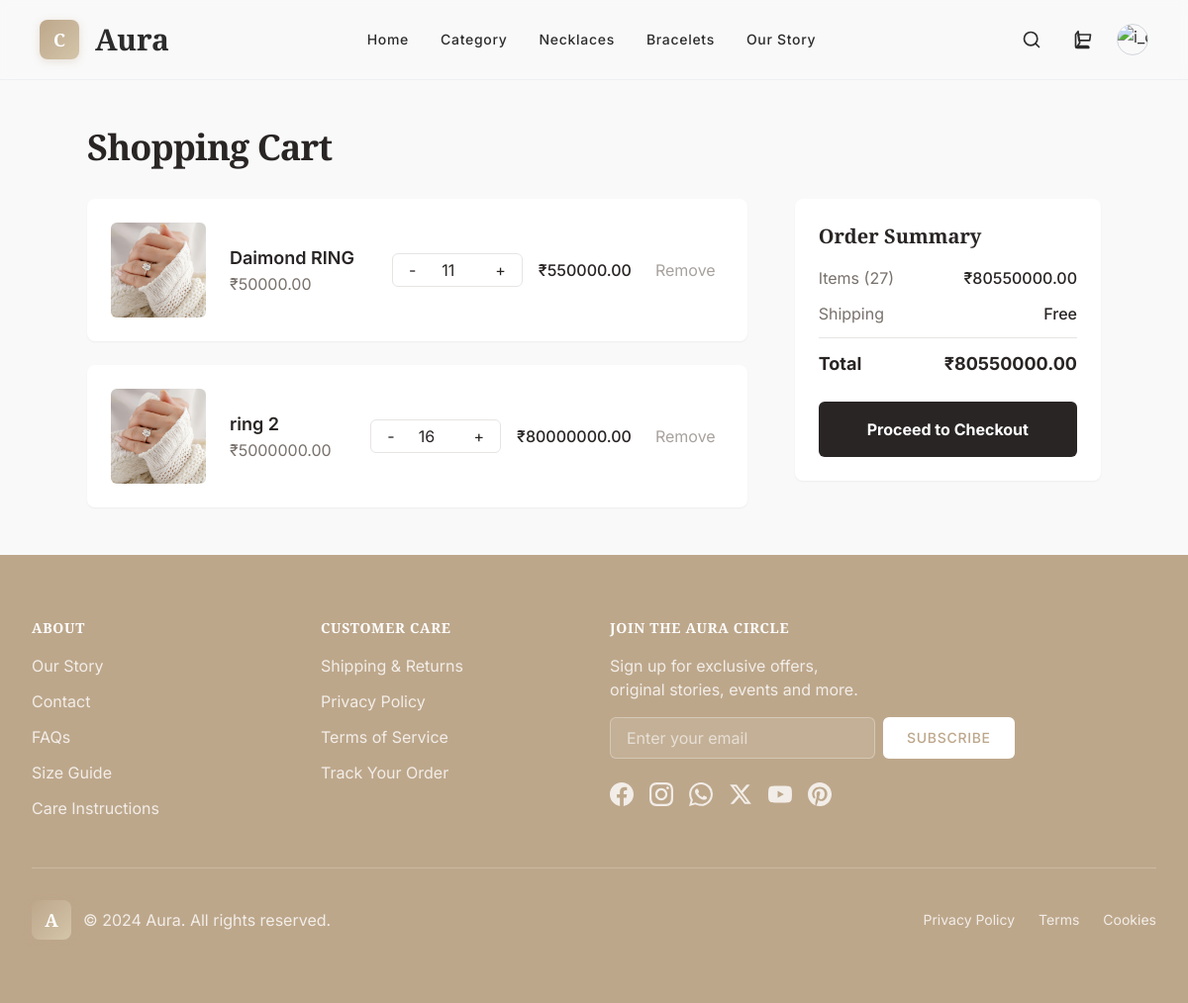
The app's page /cart/ (signed in) with its own data.
### cart/models.py (models this page shows, shortened)
class CartItem(models.Model):
    cart = models.ForeignKey(Cart, on_delete=models.CASCADE, related_name='items')
    product = models.ForeignKey(Product, on_delete=models.CASCADE)
    quantity = models.PositiveIntegerField(default=1)
    def total_price(self):
        return self.quantity * self.product.price

class Cart(models.Model):
    user = models.OneToOneField(User, on_delete=models.CASCADE, related_name='cart')
    updated_at = models.DateTimeField(auto_now=True)
    def total_items(self):
        return sum(item.quantity for item in self.items.all())
    def total_price(self):
        return sum(item.total_price() for item in self.items.all())

### shop/models.py (models this page shows, shortened)
class Product(models.Model):
    category = models.ForeignKey(Category, on_delete=models.CASCADE, related_name="products")
    name = models.CharField(max_length=200)
    image = models.ImageField(upload_to="products/")  # main product image
    description = models.TextField(blank=True)
    is_available = models.BooleanField(default=True)
    is_featured = models.BooleanField(default=False)
    price = models.DecimalField(max_digits=10, decimal_places=2)  # ₹9999.99 tak

### cart/views.py (the view)
# urls.py: path("", views.cart_page, name="cart_page"),  # Show cart page
@login_required
def cart_page(request):
    cart, _ = Cart.objects.get_or_create(user=request.user)
    return render(request, "cart/cart.html", {"cart": cart})

### templates/cart/cart.html (shortened to what this page needs)
{% extends "core/base.html" %}
{% block content %}
<main class="px-4 sm:px-6 md:px-10 lg:px-20 xl:px-40 flex flex-1 justify-center py-6 sm:py-12">
  <div class="layout-content-container flex flex-col w-full max-w-5xl">
    <h2 class="text-stone-800 text-2xl sm:text-3xl lg:text-4xl font-bold tracking-tight mb-6 sm:mb-8">Shopping Cart</h2>
    <div class="flex flex-col lg:grid lg:grid-cols-3 gap-6 lg:gap-12">
      <div class="lg:col-span-2 space-y-4 sm:space-y-6" id="cart-items">
        {% for item in cart.items.all %}
        <div class="bg-white rounded-lg shadow-sm p-4 sm:p-6 cart-item" id="item-{{ item.id }}" data-item-id="{{ item.id }}">
          <div class="hidden sm:flex items-center justify-between">
            <div class="flex items-center gap-4 md:gap-6">
              <div class="bg-center bg-no-repeat aspect-square bg-cover rounded-md size-20 md:size-24 flex-shrink-0"
                   style='background-image: url("{{ item.product.image.url }}");'></div>
              <div class="flex flex-col justify-center min-w-0">
                <p class="text-stone-800 text-lg font-semibold truncate">{{ item.product.name }}</p>
                <p class="text-stone-500 text-base">₹{{ item.product.price }}</p>
              </div>
            </div>
            <div class="flex items-center gap-3 md:gap-4 flex-shrink-0">
              <div class="flex items-center gap-2 text-stone-800 border border-stone-200 rounded-md px-2">
                <button class="decrease-qty hover:bg-stone-100 px-2 py-1 rounded transition-colors"
                        data-item-id="{{ item.id }}"
                        data-product-id="{{ item.product.id }}">-</button>
                <input type="number" value="{{ item.quantity }}"
                       class="w-12 text-center bg-transparent border-none outline-none"
                       readonly id="qty-{{ item.id }}">
                <button class="increase-qty hover:bg-stone-100 px-2 py-1 rounded transition-colors"
                        data-item-id="{{ item.id }}"
                        data-product-id="{{ item.product.id }}">+</button>
              </div>
              <p class="text-stone-800 font-medium min-w-20">₹<span id="item-total-{{ item.id }}">{{ item.total_price }}</span></p>
              <button class="remove-item text-stone-400 hover:text-red-500 transition-colors px-2 py-1 rounded whitespace-nowrap"
                      data-item-id="{{ item.id }}"
                      data-product-id="{{ item.product.id }}">Remove</button>
            </div>
          </div>
        </div>
        {% empty %}
        <div id="empty-cart-message" class="text-gray-500 text-center py-12">
          <p class="text-lg sm:text-xl">Your cart is empty.</p>
          <a href="#" class="inline-block mt-4 text-stone-800 hover:text-stone-600 underline">Continue Shopping</a>
        </div>
        {% endfor %}
      </div>
      <div class="lg:col-span-1 order-first lg:order-last">
        <div class="bg-white rounded-lg shadow-sm p-4 sm:p-6 lg:sticky lg:top-12" id="order-summary">
          <h3 class="text-stone-800 text-lg sm:text-xl font-bold mb-4">Order Summary</h3>
          <div class="space-y-3">
            <div class="flex justify-between items-center gap-x-4">
              <p class="text-stone-500 text-sm sm:text-base">Items (<span id="total-items">{{ cart.total_items }}</span>)</p>
              <p class="text-stone-800 text-sm sm:text-base font-medium">₹<span id="subtotal">{{ cart.total_price }}</span></p>
            </div>
            <div class="flex justify-between items-center gap-x-4">
              <p class="text-stone-500 text-sm sm:text-base">Shipping</p>
              <p class="text-stone-800 text-sm sm:text-base font-medium">Free</p>
            </div>
            <div class="border-t border-stone-200 my-4"></div>
            <div class="flex justify-between items-center gap-x-4">
              <p class="text-stone-800 text-base sm:text-lg font-bold">Total</p>
              <p class="text-stone-800 text-base sm:text-lg font-bold">₹<span id="total">{{ cart.total_price }}</span></p>
            </div>
          </div>
          <button id="checkout-btn" class="w-full mt-6 flex items-center justify-center rounded-md h-12 sm:h-14 bg-stone-800 hover:bg-stone-900 transition-colors text-white text-sm sm:text-base font-bold disabled:bg-gray-400 disabled:cursor-not-allowed">
            <span id="checkout-text">Proceed to Checkout</span>
          </button>
        </div>
      </div>
    </div>
  </div>
</main>
{% endblock %}

### templates/core/base.html (shortened to what this page needs)
{% load socialaccount %}
{% load static %}
{% load socialaccount %}
<!DOCTYPE html>
<html lang="en">
<head>
  <script src="https://cdn.tailwindcss.com"></script>
</head>
<body class="{% if not user.is_authenticated %}no-scroll{% endif %} overflow-x-hidden">
<div class="main-content relative flex size-full min-h-screen flex-col">
    <header class="sticky top-0 z-50 flex items-center justify-between whitespace-nowrap bg-[var(--background)]/90 px-4 sm:px-6 lg:px-10 py-4 sm:py-5 backdrop-blur-sm border-b border-gray-200/50">
      <div class="flex items-center gap-3 sm:gap-4">
        <div class="logo-placeholder">
          C
        </div>
        <h1 class="text-2xl sm:text-3xl font-bold" style="font-family: var(--heading-font);">Aura</h1>
      </div>
      <nav class="desktop-nav hidden md:flex flex-1 justify-center items-center gap-6 lg:gap-8">
        <a class="text-sm font-medium tracking-wider hover:text-[var(--accent-color)] transition-colors duration-200" href="{% url 'core:landing' %}">Home</a>
        <a class="text-sm font-medium tracking-wider hover:text-[var(--accent-color)] transition-colors duration-200" href="{% url 'shop:category' %}">Category</a>
        <a class="text-sm font-medium tracking-wider hover:text-[var(--accent-color)] transition-colors duration-200" href="#">Necklaces</a>
        <a class="text-sm font-medium tracking-wider hover:text-[var(--accent-color)] transition-colors duration-200" href="#">Bracelets</a>
        <a class="text-sm font-medium tracking-wider hover:text-[var(--accent-color)] transition-colors duration-200" href="#">Our Story</a>
      </nav>
      <div class="flex items-center gap-2 sm:gap-4">
        <button class="icon-button" aria-label="Search">
          <svg width="20" height="20" viewBox="0 0 24 24" fill="none" stroke="currentColor" stroke-width="2" stroke-linecap="round" stroke-linejoin="round">
            <circle cx="11" cy="11" r="8"></circle>
            <path d="m21 21-4.35-4.35"></path>
          </svg>
        </button>
        <button class="icon-button relative" aria-label="Shopping Cart">
          <svg width="20" height="20" viewBox="0 0 24 24" fill="none" stroke="currentColor" stroke-width="2" stroke-linecap="round" stroke-linejoin="round">
            <path d="M6 2L3 6v14c0 1.1.9 2 2 2h14c0-1.1-.9-2-2-2H5l3-4z"></path>
            <path d="M6 6h15l-1 7H7z"></path>
          </svg>
        </button>
        {% load socialaccount %}
        {% load static %}
        {% if user.is_authenticated %}
          {% with picture=user.socialaccount_set.first.extra_data.picture %}
            <a href="{% url 'core:profile' %}">
              <img src="{{ picture }}"
                   alt="{{ user.username }}"
                   class="w-8 h-8 rounded-full object-cover border border-gray-300 cursor-pointer hover:ring-2 hover:ring-[#BDA78B]" />
            </a>
          {% endwith %}
        {% endif %}
      </div>
    </header>
  <main class="flex-grow">
    {% block content %}{% endblock %}
  </main>
    <footer class="text-white py-12 sm:py-16 px-4 sm:px-6 lg:px-8" style="background-color: var(--footer-bg);">
      <div class="max-w-7xl mx-auto">
        <div class="grid grid-cols-1 sm:grid-cols-2 lg:grid-cols-4 gap-8">
          <div>
            <h3 class="text-sm font-semibold uppercase tracking-wider text-white mb-4">About</h3>
            <ul class="space-y-3">
              <li><a class="text-base text-white/80 hover:text-white transition-colors duration-200" href="#">Our Story</a></li>
              <li><a class="text-base text-white/80 hover:text-white transition-colors duration-200" href="#">Contact</a></li>
              <li><a class="text-base text-white/80 hover:text-white transition-colors duration-200" href="#">FAQs</a></li>
              <li><a class="text-base text-white/80 hover:text-white transition-colors duration-200" href="#">Size Guide</a></li>
              <li><a class="text-base text-white/80 hover:text-white transition-colors duration-200" href="#">Care Instructions</a></li>
            </ul>
          </div>
          <div>
            <h3 class="text-sm font-semibold uppercase tracking-wider text-white mb-4">Customer Care</h3>
            <ul class="space-y-3">
              <li><a class="text-base text-white/80 hover:text-white transition-colors duration-200" href="#">Shipping & Returns</a></li>
              <li><a class="text-base text-white/80 hover:text-white transition-colors duration-200" href="#">Privacy Policy</a></li>
              <li><a class="text-base text-white/80 hover:text-white transition-colors duration-200" href="#">Terms of Service</a></li>
              <li><a class="text-base text-white/80 hover:text-white transition-colors duration-200" href="#">Track Your Order</a></li>
            </ul>
          </div>
          <div>
            <h3 class="text-sm font-semibold uppercase tracking-wider text-white mb-4">Join The Aura Circle</h3>
            <p class="text-base text-white/80 mb-4">Sign up for exclusive offers, original stories, events and more.</p>
            <form class="flex flex-col sm:flex-row gap-2 mb-6">
              <input class="flex-1 appearance-none px-4 py-2 border border-white/30 bg-white/10 text-white placeholder-white/60 focus:outline-none focus:ring-2 focus:ring-white/50 focus:border-white/50 rounded-md backdrop-blur-sm" placeholder="Enter your email" type="email"/>
              <button class="bg-white text-[var(--footer-bg)] px-6 py-2 text-sm font-medium uppercase tracking-wider hover:bg-white/90 transition-colors duration-200 rounded-md whitespace-nowrap" type="submit">Subscribe</button>
            </form>
            <div class="flex space-x-4">
              <a href="#" class="text-white/80 hover:text-white transition-colors duration-200" aria-label="Facebook">
              </a>
              <a href="#" class="text-white/80 hover:text-white transition-colors duration-200" aria-label="Instagram">
              </a>
              <a href="#" class="text-white/80 hover:text-white transition-colors duration-200" aria-label="WhatsApp">
              </a>
              <a href="#" class="text-white/80 hover:text-white transition-colors duration-200" aria-label="Twitter">
                <svg class="social-icon" viewBox="0 0 24 24" fill="currentColor">
                  <path d="M18.244 2.25h3.308l-7.227 8.26 8.502 11.24H16.17l-5.214-6.817L4.99 21.75H1.68l7.73-8.835L1.254 2.25H8.08l4.713 6.231zm-1.161 17.52h1.833L7.084 4.126H5.117z"/>
                </svg>
              </a>
              <a href="#" class="text-white/80 hover:text-white transition-colors duration-200" aria-label="YouTube">
              </a>
              <a href="#" class="text-white/80 hover:text-white transition-colors duration-200" aria-label="Pinterest">
              </a>
            </div>
          </div>
        </div>
        <div class="mt-8 sm:mt-12 border-t border-white/20 pt-6 sm:pt-8 flex flex-col sm:flex-row justify-between items-center space-y-4 sm:space-y-0">
          <div class="flex items-center gap-3">
            <div class="logo-placeholder bg-white/20">
              A
            </div>
            <p class="text-base text-white/80">© 2024 Aura. All rights reserved.</p>
          </div>
          <div class="flex items-center space-x-6">
            <a class="text-white/80 hover:text-white text-sm transition-colors duration-200" href="#">Privacy Policy</a>
            <a class="text-white/80 hover:text-white text-sm transition-colors duration-200" href="#">Terms</a>
            <a class="text-white/80 hover:text-white text-sm transition-colors duration-200" href="#">Cookies</a>
          </div>
        </div>
      </div>
    </footer>
</div>
</body>
</html>

### templates/core/base.html (style rules this page uses)
:root { --background: #F9F9F9; --text-color: #2C2C2C; --accent-color: #BDA78B; --footer-bg: #BDA78B; --heading-font: 'Cormorant Garamond', serif; --body-font: 'Inter', sans-serif; }
body { font-family: var(--body-font); background-color: var(--background); color: var(--text-color); }
h1,h2,h3,h4,h5,h6 { font-family: var(--heading-font); }
.logo-placeholder { width: 40px; height: 40px; background: linear-gradient(135deg, var(--accent-color), #D4C5A9); border-radius: 8px; display: flex; align-items: center; justify-content: center; font-weight: bold; color: white; font-size: 18px; font-family: var(--heading-font); box-shadow: 0 2px 8px rgba(189,167,139,0.3); }
.icon-button { padding: 8px; border-radius: 6px; transition: all 0.2s ease; color: var(--text-color); }
.social-icon { width: 24px; height: 24px; transition: all 0.3s ease; }

### records on screen
CartItem: product.image (picture), product.name "Daimond RING", product.price "50000.00", quantity "11", total_price "550000.00"
CartItem: product.image (picture), product.name "ring 2", product.price "5000000.00", quantity "16", total_price "80000000.00"
Cart: total_items "27", total_price "80550000.00"
